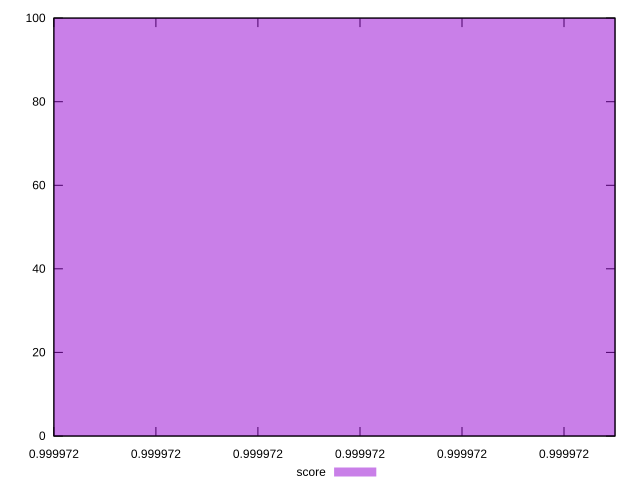

The script that saved this image:
reset

$score <<EOF
0.999972393989 100
EOF

set key outside below
set boxwidth 1e-12
set xrange [0.989972393989216:1.009972393989216]
set yrange [0:100]
set trange [0:100]
set style fill transparent solid 0.5 noborder
set terminal svg size 640, 490 enhanced background rgb 'white'
set output "report_00007_2020-12-11T15:55:29.892Z/uses-long-cache-ttl/samples/pages+cached+noexternal/score/histogram.svg"

plot $score title "score" with boxes

reset
